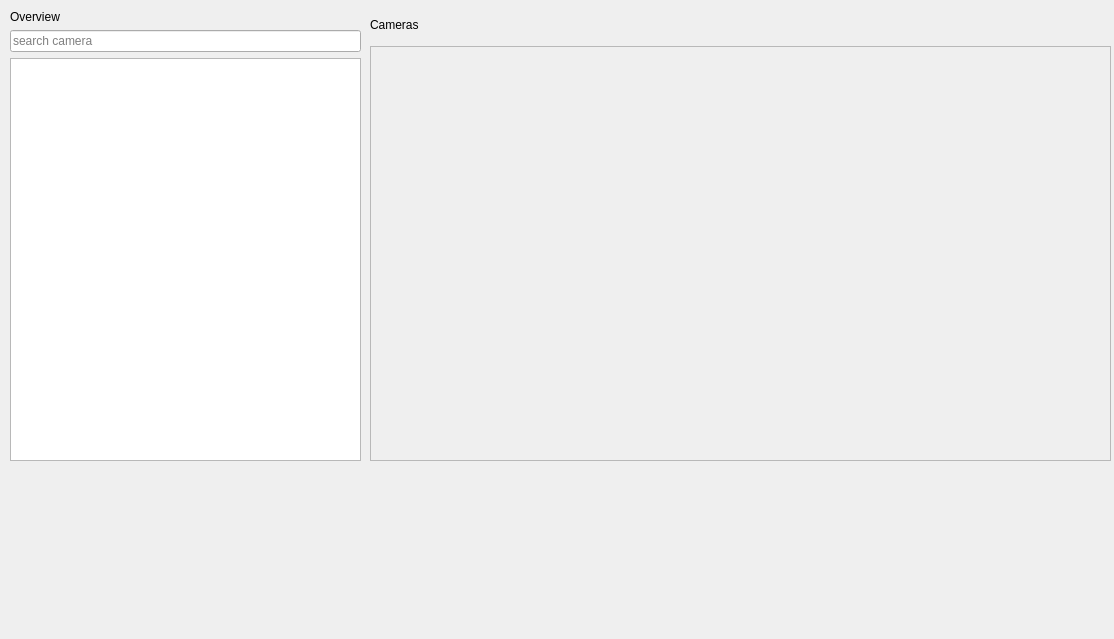
<?xml version="1.0" encoding="UTF-8"?>
<ui version="4.0">
 <class>mainWindow</class>
 <widget class="CDPBaseMainWindow" name="mainWindow">
  <property name="geometry">
   <rect>
    <x>0</x>
    <y>0</y>
    <width>1114</width>
    <height>639</height>
   </rect>
  </property>
  <property name="font">
   <font>
    <family>Segoe UI</family>
   </font>
  </property>
  <property name="windowTitle">
   <string>Main Window</string>
  </property>
  <property name="msgBoxBgSvg">
   <string>:/themes/openbridge5_bright/backgrounds/bgMsgBox.svg</string>
  </property>
  <property name="msgBoxBtnSvg">
   <string>:/themes/openbridge5_bright/buttons/buttonPlain.svg</string>
  </property>
  <property name="themeNight">
   <string>openbridge5_dusk</string>
  </property>
  <property name="themeDay">
   <string>openbridge5_bright</string>
  </property>
  <property name="numPadName" stdset="0">
   <string>CDPBaseNumPad</string>
  </property>
  <property name="keyPadName" stdset="0">
   <string>CDPBaseKeyPad</string>
  </property>
  <widget class="QWidget" name="centralwidget">
   <widget class="CDPBaseContainer" name="container">
    <property name="geometry">
     <rect>
      <x>370</x>
      <y>10</y>
      <width>741</width>
      <height>451</height>
     </rect>
    </property>
    <layout class="QVBoxLayout" name="verticalLayout_2">
     <item>
      <widget class="CDPBaseLabel" name="label">
       <property name="minimumSize">
        <size>
         <width>0</width>
         <height>30</height>
        </size>
       </property>
       <property name="maximumSize">
        <size>
         <width>16777215</width>
         <height>30</height>
        </size>
       </property>
       <property name="text">
        <string>Cameras</string>
       </property>
      </widget>
     </item>
     <item>
      <widget class="QScrollArea" name="scrollArea">
       <property name="widgetResizable">
        <bool>true</bool>
       </property>
       <widget class="QWidget" name="scrollAreaWidgetContents_2">
        <property name="geometry">
         <rect>
          <x>0</x>
          <y>0</y>
          <width>215</width>
          <height>677</height>
         </rect>
        </property>
        <layout class="QVBoxLayout" name="verticalLayout">
         <item>
          <widget class="NodeContainer" name="nodeContainer">
           <property name="font">
            <font>
             <family>Segoe UI</family>
            </font>
           </property>
           <property name="forceNodes">
            <stringlist>
             <string>Camera</string>
             <string>Camera1</string>
            </stringlist>
           </property>
           <property name="modelFilter">
            <stringlist>
             <string>CDPComponent</string>
            </stringlist>
           </property>
           <property name="cdpTargetRouting">
            <string>VWController.Cameras</string>
           </property>
           <property name="uiFileName">
            <string>camera.ui</string>
           </property>
          </widget>
         </item>
        </layout>
       </widget>
      </widget>
     </item>
    </layout>
   </widget>
   <widget class="CDPBaseContainer" name="container_2">
    <property name="geometry">
     <rect>
      <x>10</x>
      <y>10</y>
      <width>351</width>
      <height>451</height>
     </rect>
    </property>
    <layout class="QVBoxLayout" name="verticalLayout_3">
     <item>
      <widget class="CDPBaseLabel" name="label_2">
       <property name="text">
        <string>Overview</string>
       </property>
      </widget>
     </item>
     <item>
      <widget class="CDPBaseLineEdit" name="lineEdit">
       <property name="styleSheet">
        <string notr="true">QLineEdit{
color:#000000;
border-image:url(C:/Users/martin.simengard/AppData/Local/Temp/cdp/themes/openbridge5_bright/backgrounds/bgLineEdit_cdpBackground.png) 4 4 4 4;
border-width: 4px 4px 4px 4px;
}
</string>
       </property>
       <property name="placeholderText">
        <string>search camera</string>
       </property>
       <property name="svgFile">
        <string notr="true">:/themes/openbridge5_bright/backgrounds/bgLineEdit.svg</string>
       </property>
       <property name="pushRoutables" stdset="0">
        <stringlist notr="true">
         <string>cdpRouting</string>
        </stringlist>
       </property>
      </widget>
     </item>
     <item>
      <widget class="NodeTable" name="nodeTable">
       <property name="modelFilter">
        <stringlist>
         <string>VideoWallLib.Camera</string>
        </stringlist>
       </property>
       <property name="columns">
        <stringlist>
         <string>DisplayName</string>
         <string>Description</string>
         <string></string>
        </stringlist>
       </property>
       <property name="cdpTargetRouting">
        <string>VWController.Cameras</string>
       </property>
      </widget>
     </item>
    </layout>
   </widget>
   <widget class="WebEngineView" name="webEngineView">
    <property name="geometry">
     <rect>
      <x>30</x>
      <y>30</y>
      <width>1031</width>
      <height>581</height>
     </rect>
    </property>
    <property name="url">
     <url>
      <string>http://127.0.0.1:7690/www/wasm/index.html</string>
     </url>
    </property>
   </widget>
  </widget>
 </widget>
 <customwidgets>
  <customwidget>
   <class>CDPBaseLineEdit</class>
   <extends>QLineEdit</extends>
   <header>CDPBaseWidgets/CDPBaseLineEdit.h</header>
  </customwidget>
  <customwidget>
   <class>CDPBaseContainer</class>
   <extends>QWidget</extends>
   <header>CDPBaseWidgets/CDPBaseContainer.h</header>
   <container>1</container>
  </customwidget>
  <customwidget>
   <class>NodeContainer</class>
   <extends>QWidget</extends>
   <header>CDPBaseWidgets/NodeContainer.h</header>
   <container>1</container>
  </customwidget>
  <customwidget>
   <class>NodeTable</class>
   <extends>QTableView</extends>
   <header>CDPBaseWidgets/NodeTable.h</header>
  </customwidget>
  <customwidget>
   <class>CDPBaseLabel</class>
   <extends>QLabel</extends>
   <header>CDPBaseWidgets/CDPBaseLabel.h</header>
  </customwidget>
  <customwidget>
   <class>CDPBaseMainWindow</class>
   <extends>QMainWindow</extends>
   <header>CDPBaseWidgets/CDPBaseMainWindow.h</header>
   <container>1</container>
  </customwidget>
  <customwidget>
   <class>WebEngineView</class>
   <extends>QWidget</extends>
   <header>CDPBaseWidgets/WebEngineView.h</header>
  </customwidget>
 </customwidgets>
 <resources/>
 <connections/>
</ui>
